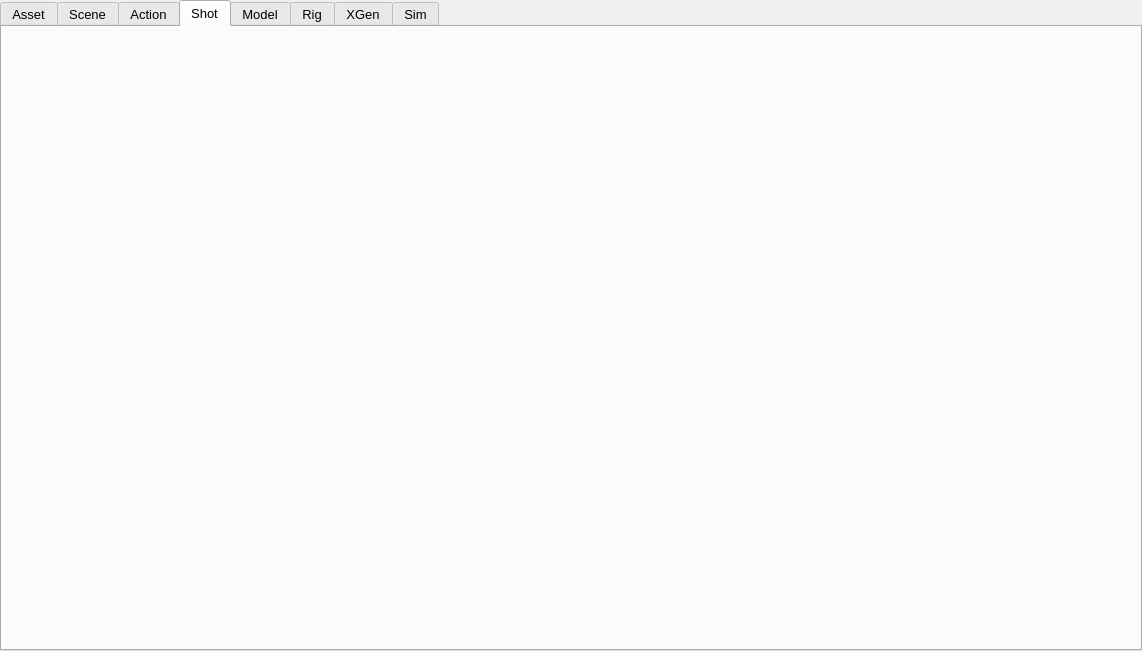
<?xml version="1.0" encoding="UTF-8"?>
<ui version="4.0">
 <class>AssetsManager_MainWindow</class>
 <widget class="QMainWindow" name="AssetsManager_MainWindow">
  <property name="geometry">
   <rect>
    <x>0</x>
    <y>0</y>
    <width>1142</width>
    <height>651</height>
   </rect>
  </property>
  <property name="minimumSize">
   <size>
    <width>300</width>
    <height>40</height>
   </size>
  </property>
  <property name="windowTitle">
   <string>MainWindow</string>
  </property>
  <widget class="QWidget" name="centralwidget">
   <layout class="QGridLayout" name="gridLayout_10">
    <property name="margin">
     <number>0</number>
    </property>
    <property name="spacing">
     <number>0</number>
    </property>
    <item row="0" column="0">
     <layout class="QGridLayout" name="gridLayout_2">
      <property name="topMargin">
       <number>0</number>
      </property>
      <property name="spacing">
       <number>0</number>
      </property>
      <item row="0" column="0">
       <widget class="QTabWidget" name="tabWidget">
        <property name="font">
         <font>
          <family>Microsoft YaHei UI</family>
          <pointsize>10</pointsize>
         </font>
        </property>
        <property name="tabPosition">
         <enum>QTabWidget::North</enum>
        </property>
        <property name="tabShape">
         <enum>QTabWidget::Rounded</enum>
        </property>
        <property name="currentIndex">
         <number>3</number>
        </property>
        <property name="usesScrollButtons">
         <bool>true</bool>
        </property>
        <property name="documentMode">
         <bool>false</bool>
        </property>
        <property name="tabsClosable">
         <bool>false</bool>
        </property>
        <widget class="QWidget" name="asset_page">
         <property name="sizePolicy">
          <sizepolicy hsizetype="Expanding" vsizetype="Expanding">
           <horstretch>0</horstretch>
           <verstretch>0</verstretch>
          </sizepolicy>
         </property>
         <attribute name="title">
          <string>Asset</string>
         </attribute>
         <layout class="QGridLayout" name="gridLayout_4">
          <property name="leftMargin">
           <number>2</number>
          </property>
          <property name="topMargin">
           <number>3</number>
          </property>
          <property name="rightMargin">
           <number>2</number>
          </property>
          <property name="bottomMargin">
           <number>0</number>
          </property>
          <property name="spacing">
           <number>0</number>
          </property>
         </layout>
        </widget>
        <widget class="QWidget" name="sets_page">
         <attribute name="title">
          <string>Scene</string>
         </attribute>
         <layout class="QGridLayout" name="gridLayout_9">
          <property name="leftMargin">
           <number>2</number>
          </property>
          <property name="topMargin">
           <number>3</number>
          </property>
          <property name="rightMargin">
           <number>2</number>
          </property>
          <property name="bottomMargin">
           <number>0</number>
          </property>
          <property name="spacing">
           <number>0</number>
          </property>
         </layout>
        </widget>
        <widget class="QWidget" name="action_page">
         <attribute name="title">
          <string>Action</string>
         </attribute>
         <layout class="QGridLayout" name="gridLayout_13">
          <property name="leftMargin">
           <number>2</number>
          </property>
          <property name="topMargin">
           <number>3</number>
          </property>
          <property name="rightMargin">
           <number>2</number>
          </property>
          <property name="bottomMargin">
           <number>0</number>
          </property>
          <property name="spacing">
           <number>0</number>
          </property>
         </layout>
        </widget>
        <widget class="QWidget" name="idea_page">
         <attribute name="title">
          <string>Shot</string>
         </attribute>
         <layout class="QGridLayout" name="gridLayout">
          <property name="leftMargin">
           <number>2</number>
          </property>
          <property name="topMargin">
           <number>3</number>
          </property>
          <property name="rightMargin">
           <number>2</number>
          </property>
          <property name="bottomMargin">
           <number>0</number>
          </property>
          <property name="spacing">
           <number>0</number>
          </property>
         </layout>
        </widget>
        <widget class="QWidget" name="mod_page">
         <attribute name="title">
          <string>Model</string>
         </attribute>
         <layout class="QGridLayout" name="gridLayout_5">
          <property name="leftMargin">
           <number>2</number>
          </property>
          <property name="topMargin">
           <number>3</number>
          </property>
          <property name="rightMargin">
           <number>2</number>
          </property>
          <property name="bottomMargin">
           <number>0</number>
          </property>
          <property name="spacing">
           <number>0</number>
          </property>
         </layout>
        </widget>
        <widget class="QWidget" name="rig_page">
         <attribute name="title">
          <string>Rig</string>
         </attribute>
         <layout class="QGridLayout" name="gridLayout_6">
          <property name="leftMargin">
           <number>2</number>
          </property>
          <property name="topMargin">
           <number>3</number>
          </property>
          <property name="rightMargin">
           <number>2</number>
          </property>
          <property name="bottomMargin">
           <number>0</number>
          </property>
          <property name="spacing">
           <number>0</number>
          </property>
         </layout>
        </widget>
        <widget class="QWidget" name="xgen_page">
         <attribute name="title">
          <string>XGen</string>
         </attribute>
         <layout class="QGridLayout" name="gridLayout_8">
          <property name="leftMargin">
           <number>2</number>
          </property>
          <property name="topMargin">
           <number>3</number>
          </property>
          <property name="rightMargin">
           <number>2</number>
          </property>
          <property name="bottomMargin">
           <number>0</number>
          </property>
          <property name="spacing">
           <number>0</number>
          </property>
         </layout>
        </widget>
        <widget class="QWidget" name="sim_page">
         <attribute name="title">
          <string>Sim</string>
         </attribute>
         <layout class="QGridLayout" name="gridLayout_7">
          <property name="leftMargin">
           <number>2</number>
          </property>
          <property name="topMargin">
           <number>3</number>
          </property>
          <property name="rightMargin">
           <number>2</number>
          </property>
          <property name="bottomMargin">
           <number>0</number>
          </property>
          <property name="spacing">
           <number>0</number>
          </property>
         </layout>
        </widget>
       </widget>
      </item>
     </layout>
    </item>
   </layout>
  </widget>
 </widget>
 <resources/>
 <connections/>
</ui>
